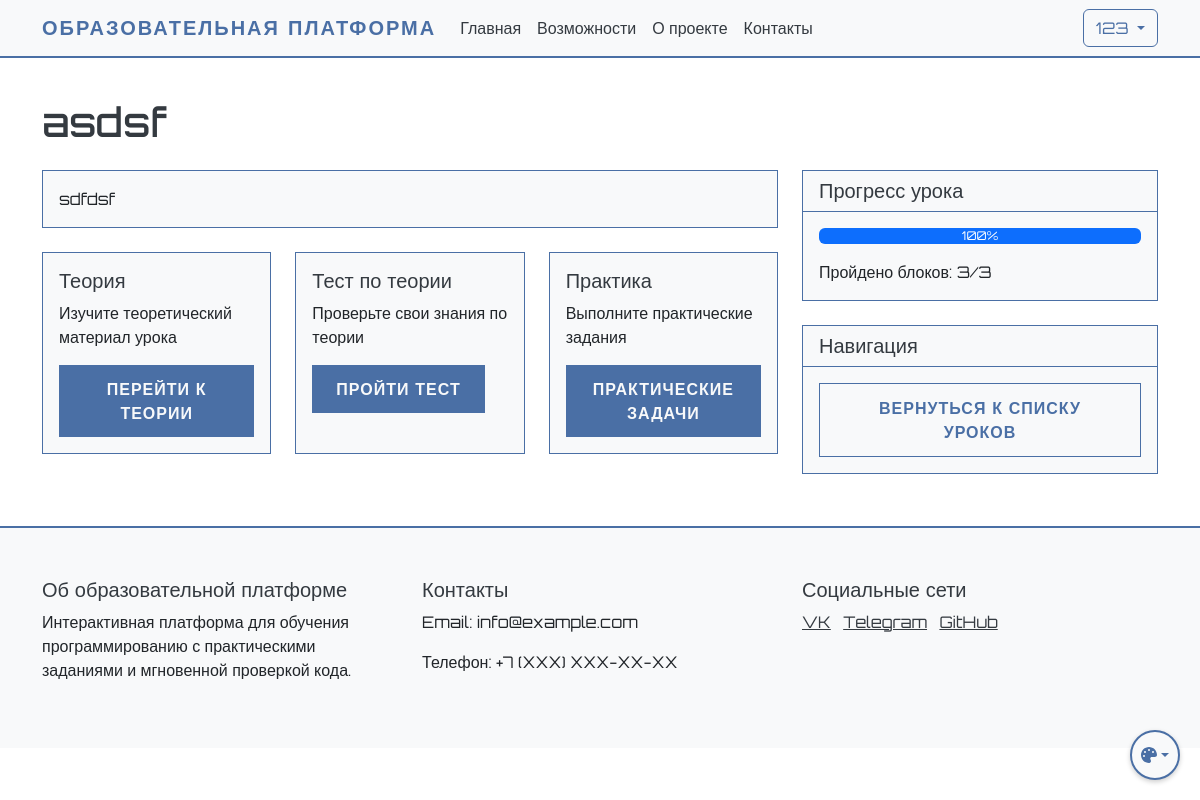
The page /student/lesson/1 (signed in) on the database its author committed.
### app.py (models this page shows, shortened)
class User(UserMixin, db.Model):
    id = db.Column(db.Integer, primary_key=True)
    name = db.Column(db.String(100), nullable=False)
    username = db.Column(db.String(80), unique=True, nullable=False)
    email = db.Column(db.String(120), unique=True, nullable=False)
    password_hash = db.Column(db.String(128))
    is_admin = db.Column(db.Boolean, default=False)
    created_at = db.Column(db.DateTime, default=db.func.now())
    last_login = db.Column(db.DateTime)
    is_active = db.Column(db.Boolean, default=True)
    progress = db.relationship('UserProgress', backref='user', lazy=True)
    ratings = db.relationship('UserRating', backref='user', lazy=True)
    chat_messages = db.relationship('ChatMessage', backref='user', lazy=True)

class Lesson(db.Model):
    id = db.Column(db.Integer, primary_key=True)
    order_number = db.Column(db.Integer, unique=True, nullable=False)
    title = db.Column(db.String(200), nullable=False)
    description = db.Column(db.Text)
    is_active = db.Column(db.Boolean, default=True)
    created_at = db.Column(db.DateTime, default=db.func.now())
    theory_content = db.Column(db.Text)
    theory_test = db.relationship('TheoryTest', backref='lesson', uselist=False)
    practice_tasks = db.relationship('PracticeTask', backref='lesson', lazy=True)
    required_lesson_id = db.Column(db.Integer, db.ForeignKey('lesson.id'), nullable=True)
    required_lesson = db.relationship('Lesson', remote_side=[id], backref='next_lessons')

### app.py (the view, shortened to what this page needs)
@app.route('/student/lesson/<int:lesson_id>')
@login_required
def view_student_lesson(lesson_id):
    lesson = Lesson.query.get_or_404(lesson_id)
    if not lesson.is_active:
        flash('Этот урок не доступен')
        return redirect(url_for('student_dashboard'))
    if lesson.order_number == 1:
        pass
    progress = UserProgress.query.filter_by(
        user_id=current_user.id,
        lesson_id=lesson_id
    ).first()
    test = TheoryTest.query.filter_by(lesson_id=lesson_id, is_active=True).first()
    test_result = None
    if test:
        test_results = TestResult.query.filter_by(
            user_id=current_user.id,
            test_id=test.id
        ).order_by(TestResult.created_at.desc()).all()
        test_result = next((result for result in test_results if result.is_passed), None)
    practice_available = test_result is not None
    if practice_available and not progress.practice_completed:
        progress.practice_completed = True
        db.session.commit()
    total_blocks = 3  # теория, тест, практика
    completed_blocks = 0
    if progress.theory_completed:
        completed_blocks += 1
    if progress.test_completed:
        completed_blocks += 1
    if progress.practice_completed:
        completed_blocks += 1
    progress_percentage = int((completed_blocks / total_blocks * 100))
    return render_template('student/lesson.html',
                         lesson=lesson,
                         progress=progress,
                         progress_percentage=progress_percentage,
                         completed_blocks=completed_blocks,
                         total_blocks=total_blocks,
                         practice_available=practice_available)

### app.py (called while the page is built)
@login_manager.user_loader
def load_user(user_id):
    return db.session.get(User, int(user_id))

### templates/student/lesson.html (shortened to what this page needs)
{% extends "base.html" %}
{% block content %}
<div class="container mt-4">
    <h1 class="mb-4">{{ lesson.title }}</h1>
    <div class="row">
        <div class="col-md-8">
            <div class="card mb-4">
                <div class="card-body">
                    <p class="card-text">{{ lesson.description }}</p>
                </div>
            </div>
            <div class="row">
                <div class="col-md-4 mb-4">
                    <div class="card h-100">
                        <div class="card-body">
                            <h5 class="card-title">Теория</h5>
                            <p class="card-text">Изучите теоретический материал урока</p>
                            <a href="{{ url_for('view_lesson_theory', lesson_id=lesson.id) }}" class="btn btn-primary">
                                Перейти к теории
                            </a>
                        </div>
                    </div>
                </div>
                <div class="col-md-4 mb-4">
                    <div class="card h-100">
                        <div class="card-body">
                            <h5 class="card-title">Тест по теории</h5>
                            <p class="card-text">Проверьте свои знания по теории</p>
                            {% if lesson.theory_test %}
                                <a href="{{ url_for('take_test', lesson_id=lesson.id) }}" class="btn btn-primary">
                                    Пройти тест
                                </a>
                            {% else %}
                                <button class="btn btn-secondary" disabled>
                                    Тест не доступен
                                </button>
                            {% endif %}
                        </div>
                    </div>
                </div>
                <div class="col-md-4 mb-4">
                    <div class="card h-100">
                        <div class="card-body">
                            <h5 class="card-title">Практика</h5>
                            <p class="card-text">Выполните практические задания</p>
                            {% if practice_available %}
                                <a href="{{ url_for('view_practice_tasks', lesson_id=lesson.id) }}" class="btn btn-primary">Практические задачи</a>
                            {% else %}
                                <button class="btn btn-secondary" disabled>
                                    Сначала пройдите тест
                                </button>
                            {% endif %}
                        </div>
                    </div>
                </div>
            </div>
        </div>
        <div class="col-md-4">
            <div class="card">
                <div class="card-header">
                    <h5 class="mb-0">Прогресс урока</h5>
                </div>
                <div class="card-body">
                    <div class="progress mb-3">
                        <div class="progress-bar" role="progressbar" style="width: {{ progress_percentage }}%">
                            {{ progress_percentage }}%
                        </div>
                    </div>
                    <p class="mb-0">Пройдено блоков: {{ completed_blocks }}/{{ total_blocks }}</p>
                </div>
            </div>
            <div class="card mt-4">
                <div class="card-header">
                    <h5 class="mb-0">Навигация</h5>
                </div>
                <div class="card-body">
                    <a href="{{ url_for('student_dashboard') }}" class="btn btn-secondary">
                        Вернуться к списку уроков
                    </a>
                </div>
            </div>
        </div>
    </div>
</div>
{% endblock %}

### templates/base.html (shortened to what this page needs)
<!DOCTYPE html>
<html lang="ru">
<head>
    <link href="https://cdn.jsdelivr.net/npm/bootstrap@5.3.0/dist/css/bootstrap.min.css" rel="stylesheet">
    <link href="{{ url_for('static', filename='css/cyberpunk.css') }}" rel="stylesheet">
</head>
<body data-theme="neutral">
    <nav class="navbar navbar-expand-lg navbar-dark">
        <div class="container">
            <a class="navbar-brand" href="{{ url_for('index') }}">Образовательная платформа</a>
            <div class="collapse navbar-collapse" id="navbarNav">
                <ul class="navbar-nav me-auto">
                    <li class="nav-item">
                        <a class="nav-link" href="{{ url_for('index') }}">Главная</a>
                    </li>
                    <li class="nav-item">
                        <a class="nav-link" href="#features">Возможности</a>
                    </li>
                    <li class="nav-item">
                        <a class="nav-link" href="#about">О проекте</a>
                    </li>
                    <li class="nav-item">
                        <a class="nav-link" href="#contact">Контакты</a>
                    </li>
                </ul>
                <div class="d-flex">
                    {% if current_user.is_authenticated %}
                        <div class="dropdown">
                            <button class="btn btn-outline-light dropdown-toggle" type="button" id="userMenu" data-bs-toggle="dropdown">
                                {{ current_user.username }}
                            </button>
                        </div>
                    {% else %}
                        <a href="{{ url_for('login') }}" class="btn btn-outline-light me-2">Войти</a>
                    {% endif %}
                </div>
            </div>
        </div>
    </nav>
    {% block content %}{% endblock %}
    <footer class="footer mt-5">
        <div class="container">
            <div class="row">
                <div class="col-md-4">
                    <h5>Об образовательной платформе</h5>
                    <p>Интерактивная платформа для обучения программированию с практическими заданиями и мгновенной проверкой кода.</p>
                </div>
                <div class="col-md-4">
                    <h5>Контакты</h5>
                    <p>Email: info@example.com</p>
                    <p>Телефон: +7 (XXX) XXX-XX-XX</p>
                </div>
                <div class="col-md-4">
                    <h5>Социальные сети</h5>
                    <a href="#" class="text-white me-2">VK</a>
                    <a href="#" class="text-white me-2">Telegram</a>
                    <a href="#" class="text-white">GitHub</a>
                </div>
            </div>
        </div>
    </footer>
    <div class="theme-switch">
        <button class="btn dropdown-toggle" type="button" id="themeDropdown" data-bs-toggle="dropdown" aria-expanded="false">
            <i class="fas fa-palette"></i>
        </button>
    </div>
</body>
</html>

### static/css/cyberpunk.css (style rules this page uses)
:root[data-theme="neutral"] { --cyber-primary: #4a6fa5; --cyber-secondary: #6c757d; --cyber-dark: #f8f9fa; --cyber-bg: #ffffff; --cyber-text: #212529; --cyber-text-light: #343a40; --cyber-text-muted: #6c757d; --cyber-card-bg: #f8f9fa; --cyber-text-dark: #212529; --cyber-info: #17a2b8; }
:root { transition: background-color 0.5s ease, color 0.5s ease, border-color 0.5s ease; }
body { font-family: 'Orbitron', sans-serif; background-color: var(--cyber-bg); color: var(--cyber-text); min-height: 100vh; display: flex; flex-direction: column; transition: background-color 0.5s ease, color 0.5s ease; }
.navbar { background-color: var(--cyber-dark) !important; border-bottom: 2px solid var(--cyber-primary); transition: background-color 0.5s ease, color 0.5s ease, border-color 0.5s ease; }
.navbar-brand { color: var(--cyber-primary) !important; font-weight: 700; text-transform: uppercase; letter-spacing: 2px; }
.nav-link { color: var(--cyber-text-light) !important; transition: all 0.3s ease; }
.btn-outline-light { border-color: var(--cyber-primary); color: var(--cyber-primary); transition: all 0.3s ease; }
.footer { background-color: var(--cyber-dark); border-top: 2px solid var(--cyber-primary); color: var(--cyber-text-light); padding: 50px 0; transition: background-color 0.5s ease, color 0.5s ease, border-color 0.5s ease; }
.text-white { color: var(--cyber-text-light) !important; }
h1, h2, h3, h4, h5, h6 { color: var(--cyber-text-light); }
p { color: var(--cyber-text); }
.card { background-color: var(--cyber-card-bg); border: 1px solid var(--cyber-primary); color: var(--cyber-text-light); transition: background-color 0.5s ease, color 0.5s ease, border-color 0.5s ease; }
.card-header { background-color: rgba(0, 255, 157, 0.1); border-bottom: 1px solid var(--cyber-primary); color: var(--cyber-text-light); }
.card-body { background-color: var(--cyber-card-bg); color: var(--cyber-text-light); }
.btn-outline-light { animation: cyberGlow 2s infinite; }
.btn-primary { background-color: var(--cyber-primary); border: none; color: var(--cyber-dark); padding: 0.75rem 1.5rem; border-radius: 0; font-weight: 600; letter-spacing: 1px; text-transform: uppercase; transition: all 0.3s ease; }
.btn-secondary { background-color: transparent; border: 1px solid var(--cyber-primary); color: var(--cyber-primary); padding: 0.75rem 1.5rem; border-radius: 0; font-weight: 600; letter-spacing: 1px; text-transform: uppercase; transition: all 0.3s ease; }
.card { background-color: var(--cyber-card-bg); border: 1px solid var(--cyber-primary); border-radius: 0; }
.card-header { background-color: var(--cyber-card-bg); border-bottom: 1px solid var(--cyber-primary); color: var(--cyber-text-light); }
.card-body { color: var(--cyber-text-light); }
.theme-switch { position: fixed; bottom: 20px; right: 20px; z-index: 1000; }
.theme-switch .btn { width: 40px; height: 40px; border-radius: 50%; padding: 0; display: flex; align-items: center; justify-content: center; box-shadow: 0 2px 5px rgba(0,0,0,0.2); }

### rows shown on the page
User: username "123"
Lesson: title "asdsf", description "sdfdsf"

### other values the page prints
{{ progress_percentage }} "100"
{{ completed_blocks }} "3"
{{ total_blocks }} "3"
